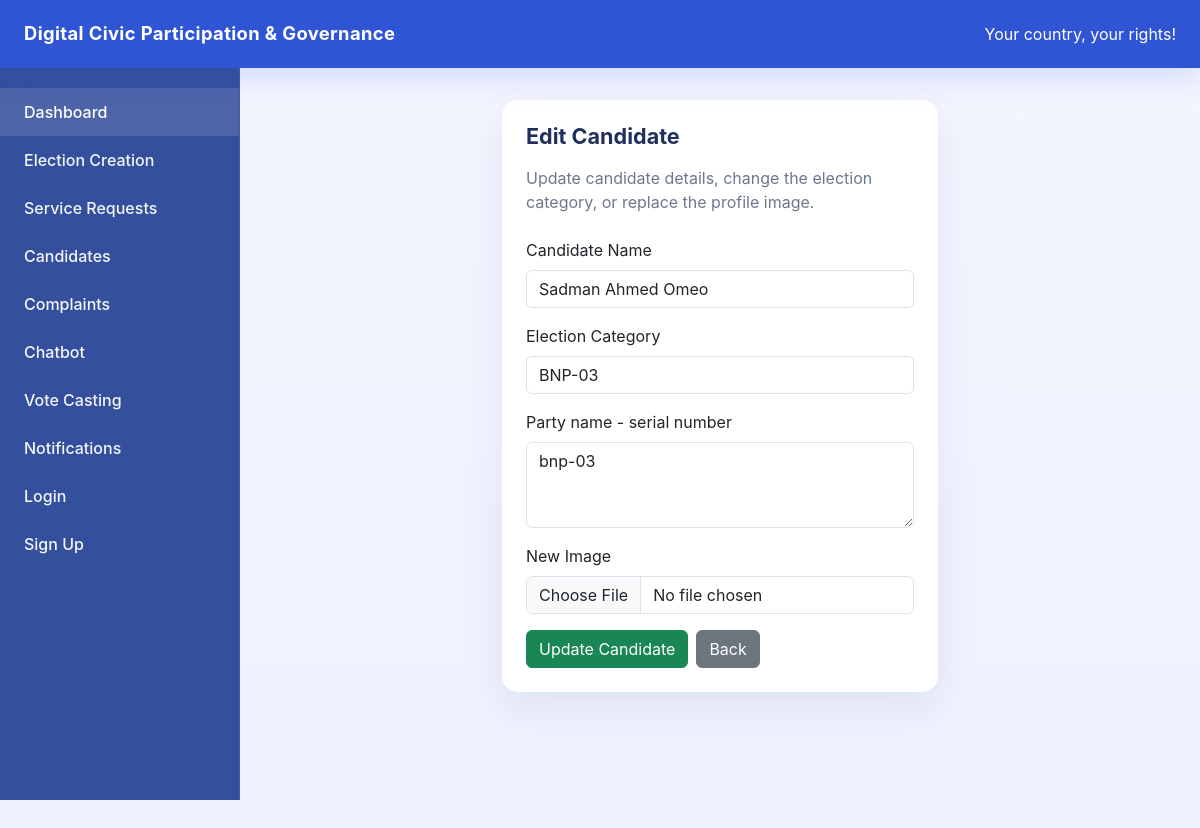
The app's page /candidates/edit/1 with its own data.
### models/candidate.py (models this page shows)
class Candidate(db.Model):
    __tablename__ = "candidate"
    id = db.Column(db.Integer, primary_key=True)
    name = db.Column(db.String(100), nullable=False)
    category = db.Column(db.String(100), nullable=False)
    description = db.Column(db.String(500), nullable=True)
    image = db.Column(db.String(200), nullable=True)

### routes/candidate_routes.py (the view)
@c_bp.route("/edit/<int:candidate_id>", methods=["GET"])
def edit_candidate_page(candidate_id):
    candidate = Candidate.query.get(candidate_id)
    if not candidate:
        return "Candidate Not Found", 404
    return render_template("edit_candidate.html", candidate=candidate)

### app.py (called while the page is built)
@app.context_processor
def inject_notification_count():
    unread_notification_count = 0
    voter_id = session.get("user_id")
    if voter_id:  # added
        from models.notification import Notification
        unread_notification_count = Notification.query.filter_by(
            voter_id=voter_id,
            is_read=False
        ).count()
    return dict(unread_notification_count=unread_notification_count)

### templates/edit_candidate.html (shortened to what this page needs)
{% extends "base.html" %}
{% block content %}
<div class="row justify-content-center">
    <div class="col-xl-6 col-lg-8">
        <div class="card card-smooth">
            <div class="card-body p-4">
                <h1 class="section-title mb-3">Edit Candidate</h1>
                <p class="page-intro mb-4">Update candidate details, change the election category, or replace the profile image.</p>
                <form action="{{ url_for('c_bp.update_candidate', candidate_id=candidate.id) }}" method="POST" enctype="multipart/form-data">
                    <div class="mb-3">
                        <label class="form-label">Candidate Name</label>
                        <input type="text" name="name" class="form-control" value="{{ candidate.name }}" required>
                    </div>
                    <div class="mb-3">
                        <label class="form-label">Election Category</label>
                        <input type="text" name="category" class="form-control" value="{{ candidate.category }}" required>
                    </div>
                    <div class="mb-3">
                        <label class="form-label">Party name - serial number</label>
                        <textarea name="description" class="form-control" rows="3" placeholder="BNP-03">{{ candidate.description }}</textarea>
                    </div>
                    <div class="mb-3">
                        <label class="form-label">New Image</label>
                        <input type="file" name="image" class="form-control">
                    </div>
                    <div class="d-flex gap-2 flex-wrap">
                        <button type="submit" class="btn btn-success">Update Candidate</button>
                        <a href="{{ url_for('c_bp.candidates_page') }}" class="btn btn-secondary">Back</a>
                    </div>
                </form>
            </div>
        </div>
    </div>
</div>
{% endblock %}

### templates/base.html (style rules this page uses)
:root { --brand: #2f55d4; --brand-soft: #edf0ff; --surface: #ffffff; --surface-soft: #f4f6ff; --text: #1f305f; --muted: #6d7790; }
body { margin: 0; min-height: 100vh; background: linear-gradient(180deg, #f3f5ff 0%, #eef1ff 100%); font-family: Inter, system-ui, -apple-system, BlinkMacSystemFont, "Segoe UI", sans-serif; color: var(--text); }
.card-smooth { border: 0; border-radius: 1rem; background: var(--surface); box-shadow: 0 18px 40px rgba(23, 45, 92, 0.08); }
.section-title { font-size: 1.35rem; font-weight: 700; margin-bottom: 1.25rem; color: var(--text); }
.page-intro { color: var(--muted); margin-bottom: 1.75rem; }

### records on screen
Candidate: name "Sadman Ahmed Omeo", category "BNP-03", description "bnp-03"
